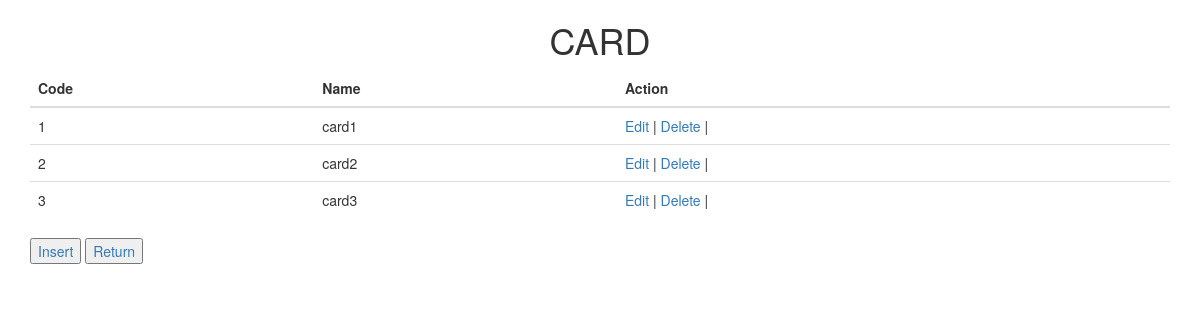
Page /card_menu on the committed database.
### Models/CardModel.py (models this page shows, shortened)
class Card(db.Model):
    __tablenamw__ = 'Card'
    id = db.Column(db.Integer, primary_key=True)
    codecard = db.Column(db.Integer,  unique=True, nullable=False)
    namecard = db.Column(db.String(20), nullable=False)

### app.py (the view)
@app.route('/card_menu')
def card_menu():
    cards = CardModel.findall()
    return render_template('Card/menu.html', cards=cards)

### Models/CardModel.py (called while the page is built)
def findall():
    return Card.query.filter_by().order_by('codecard')

### templates/Card/menu.html (shortened to what this page needs)
<!DOCTYPE html>
<html lang="en">
<head>
    <link rel="stylesheet" href="https://maxcdn.bootstrapcdn.com/bootstrap/3.4.0/css/bootstrap.min.css">
</head>
<body>
<h1 style="text-align: center;>">CARD</h1>
<div class="container">
    <div class="row">
        <div class="col-xs-12">
            <table class="table">
                <thead>
                    <tr>
                        <th>Code</th>
                        <th>Name</th>
                        <th>Action</th>
                    </tr>
                </thead>
                <tbody>
                    {% for card in cards %}
                    <tr>
                        <td>{{ card.codecard }}</td>
                        <td>{{ card.namecard }}</td>
                        <td>
                            <a href="/card_edit/{{ card.id }}">Edit</a> |
                            <a href="/card_delete/{{ card.id }}">Delete</a> |
                        </td>
                    </tr>
                    {% endfor %}
                </tbody>
            </table>
        </div>
        <div class="col-xs-3">
            <button type="submit"><a href="/card_insert">Insert</a></button>
            <button type="submit"><a href="/">Return</a></button>
        </div>
    </div>
</div>
</body>
</html>

### rows in the picture
Card: codecard "1", namecard "card1"
Card: codecard "2", namecard "card2"
Card: codecard "3", namecard "card3"
